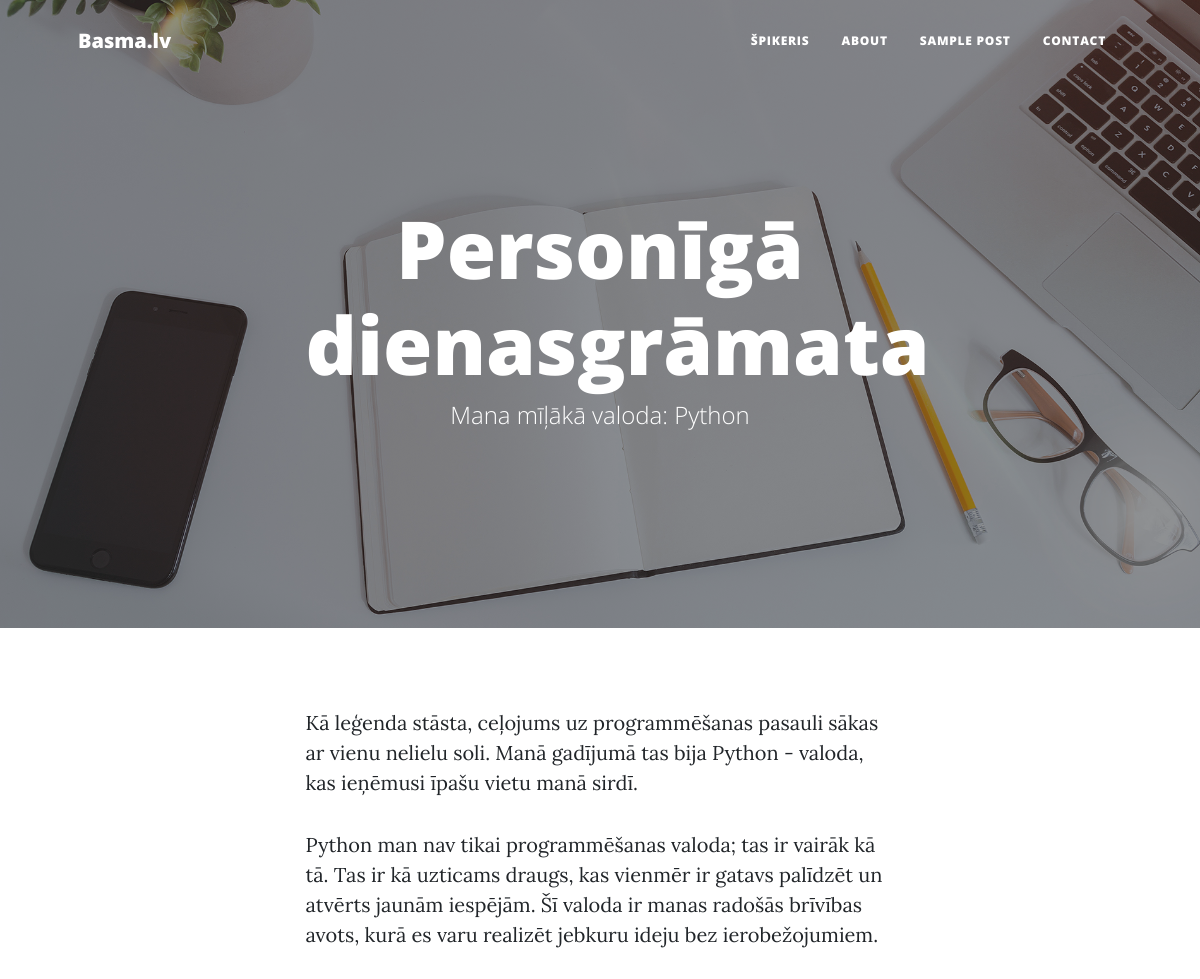
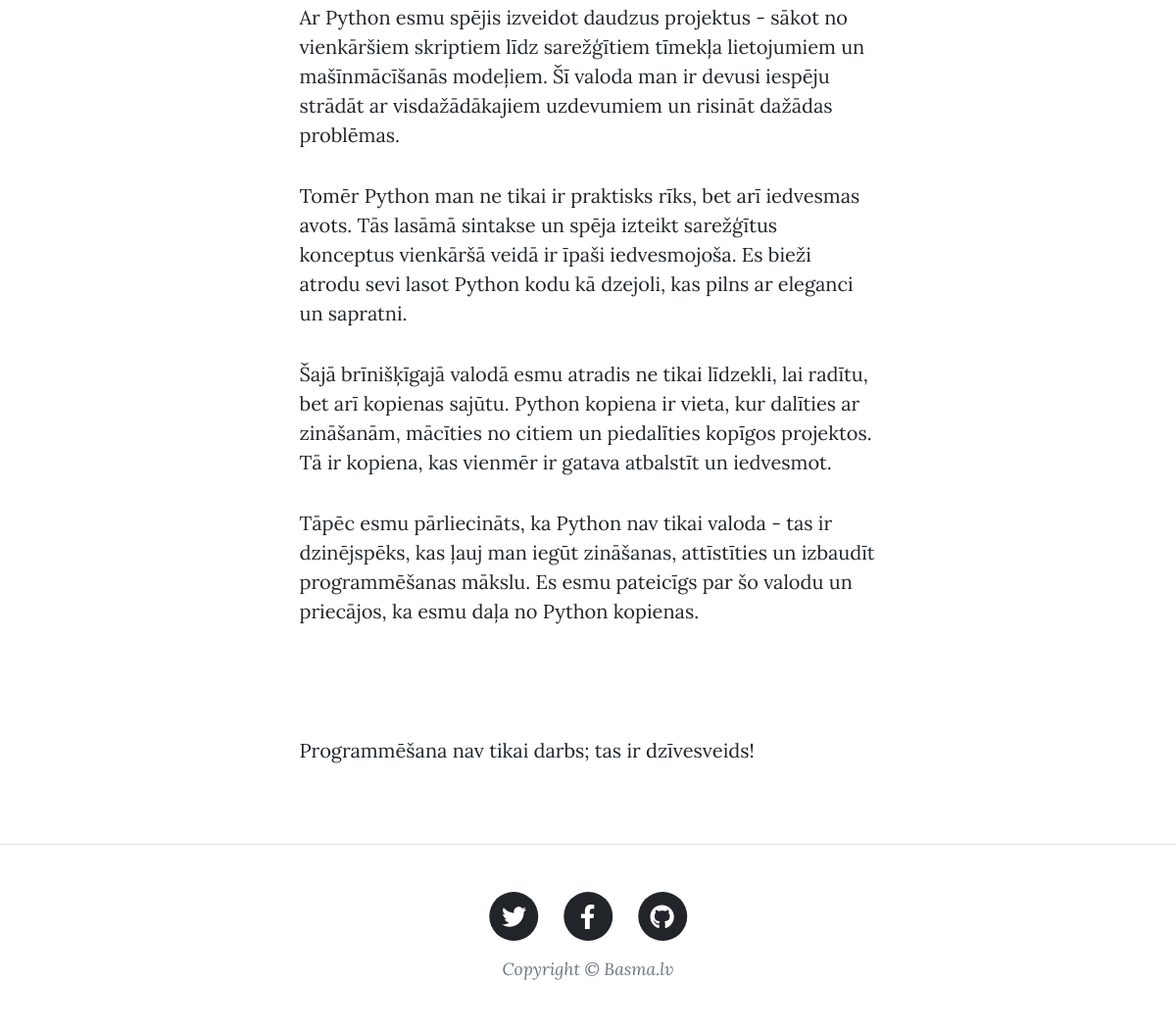
The app's page /post/1/ with its own data (2 pictures, top to bottom).
### blogs/models.py (models this page shows, shortened)
class Post(models.Model):
    title = models.CharField(max_length=200)
    author = models.CharField(max_length=100)
    content = models.TextField()
    joined_date = models.DateField(null=True)

### blogs/views.py (the view)
# urls.py: path('post/<int:id>/', views.post_detail, name='post_detail'),
def post_detail(request, id):
    post = Post.objects.get(id=id)
    subHeading = post.title
    logo = "Basma.lv"
    data = {
        'post' : post,
        'logo' : logo,
        'heading' : heading,
        'subheading' : subHeading
    }
    return render(request, 'post.html', context=data)

### blogs/templates/post.html (shortened to what this page needs)
{% extends "base.html" %}
{% block content %}
{{ post.content|safe}}
{% endblock %}

### blogs/templates/base.html (shortened to what this page needs)
{% load static %}
<!DOCTYPE html>
<html>
    <link rel="stylesheet" href="https://cdn.jsdelivr.net/npm/bootstrap@5.3.3/dist/css/bootstrap.min.css">
    <link rel="stylesheet" href="{% static 'css/main.css' %}">
    <link rel="stylesheet" href="{% static 'css/styles.css' %}">
<body>
        <nav class="navbar navbar-expand-lg navbar-light" id="mainNav">
            <div class="container px-4 px-lg-5">
                <a class="navbar-brand" href="{% url 'blogs' %}">{{ logo }}</a>
                <div class="collapse navbar-collapse" id="navbarResponsive">
                    <ul class="navbar-nav ms-auto py-4 py-lg-0">
                        <li class="nav-item"><a class="nav-link px-lg-3 py-3 py-lg-4" href="{% url 'cheatsheet' %}">Špikeris</a></li>
                        <li class="nav-item"><a class="nav-link px-lg-3 py-3 py-lg-4" href="">About</a></li>
                        <li class="nav-item"><a class="nav-link px-lg-3 py-3 py-lg-4" href="">Sample Post</a></li>
                        <li class="nav-item"><a class="nav-link px-lg-3 py-3 py-lg-4" href="">Contact</a></li>
                    </ul>
                </div>
            </div>
        </nav>
        <header class="masthead" style="background-image: url('{% static 'img/home-bg.jpg' %}')">
            <div class="container position-relative px-4 px-lg-5">
                <div class="row gx-4 gx-lg-5 justify-content-center">
                    <div class="col-md-10 col-lg-8 col-xl-7">
                        <div class="site-heading">
                            <h1>{{ heading }}</h1>
                            <span class="subheading">{{ subheading }}</span>
                        </div>
                    </div>
                </div>
            </div>
        </header>
        <div class="container px-4 px-lg-5">
            <div class="row gx-4 gx-lg-5 justify-content-center">
                <div class="col-md-10 col-lg-8 col-xl-7">
                    {% block content %}{% endblock %}
                </div>
            </div>
        </div>
        <footer class="border-top">
            <div class="container px-4 px-lg-5">
                <div class="row gx-4 gx-lg-5 justify-content-center">
                    <div class="col-md-10 col-lg-8 col-xl-7">
                        <ul class="list-inline text-center">
                            <li class="list-inline-item">
                                <a href="#!">
                                    <span class="fa-stack fa-lg">
                                        <i class="fas fa-circle fa-stack-2x"></i>
                                        <i class="fab fa-twitter fa-stack-1x fa-inverse"></i>
                                    </span>
                                </a>
                            </li>
                            <li class="list-inline-item">
                                <a href="#!">
                                    <span class="fa-stack fa-lg">
                                        <i class="fas fa-circle fa-stack-2x"></i>
                                        <i class="fab fa-facebook-f fa-stack-1x fa-inverse"></i>
                                    </span>
                                </a>
                            </li>
                            <li class="list-inline-item">
                                <a href="#!">
                                    <span class="fa-stack fa-lg">
                                        <i class="fas fa-circle fa-stack-2x"></i>
                                        <i class="fab fa-github fa-stack-1x fa-inverse"></i>
                                    </span>
                                </a>
                            </li>
                        </ul>
                        <div class="small text-center text-muted fst-italic">Copyright &copy; Basma.lv {{ date }} </div>
                    </div>
                </div>
            </div>
        </footer>
</body>
</html>

### records on screen
Post: title "Mana mīļākā valoda: Python", content "Kā leģenda stāsta, ceļojums uz programmēšanas pasauli sākas ar vienu nelielu soli. Manā gadījumā tas bija Python - valoda, kas ieņēmusi īpašu vietu manā sirdī. Python man nav tikai programmēšanas valoda; tas ir vairāk kā tā. Tas ir kā uzticams draugs, kas vienmēr ir gatavs palīdzēt un atvērts jaunām iespējām. Šī valoda ir manas radošās brīvības avots, kurā es varu realizēt jebkuru ideju bez ierobežojumiem. Ar Python esmu spējis izveidot daudzus projektus - sākot no vienkāršiem skriptiem līdz sarežģītiem tīmekļa lietojumiem un mašīnmācīšanās modeļiem. Šī valoda man ir devusi iespēju strādāt ar visdažādākajiem uzdevumiem un risināt dažādas problēmas. Tomēr Python man ne tikai ir praktisks…"

### other values on screen
{{ logo }} "Basma.lv"
{{ heading }} "Personīgā dienasgrāmata"
